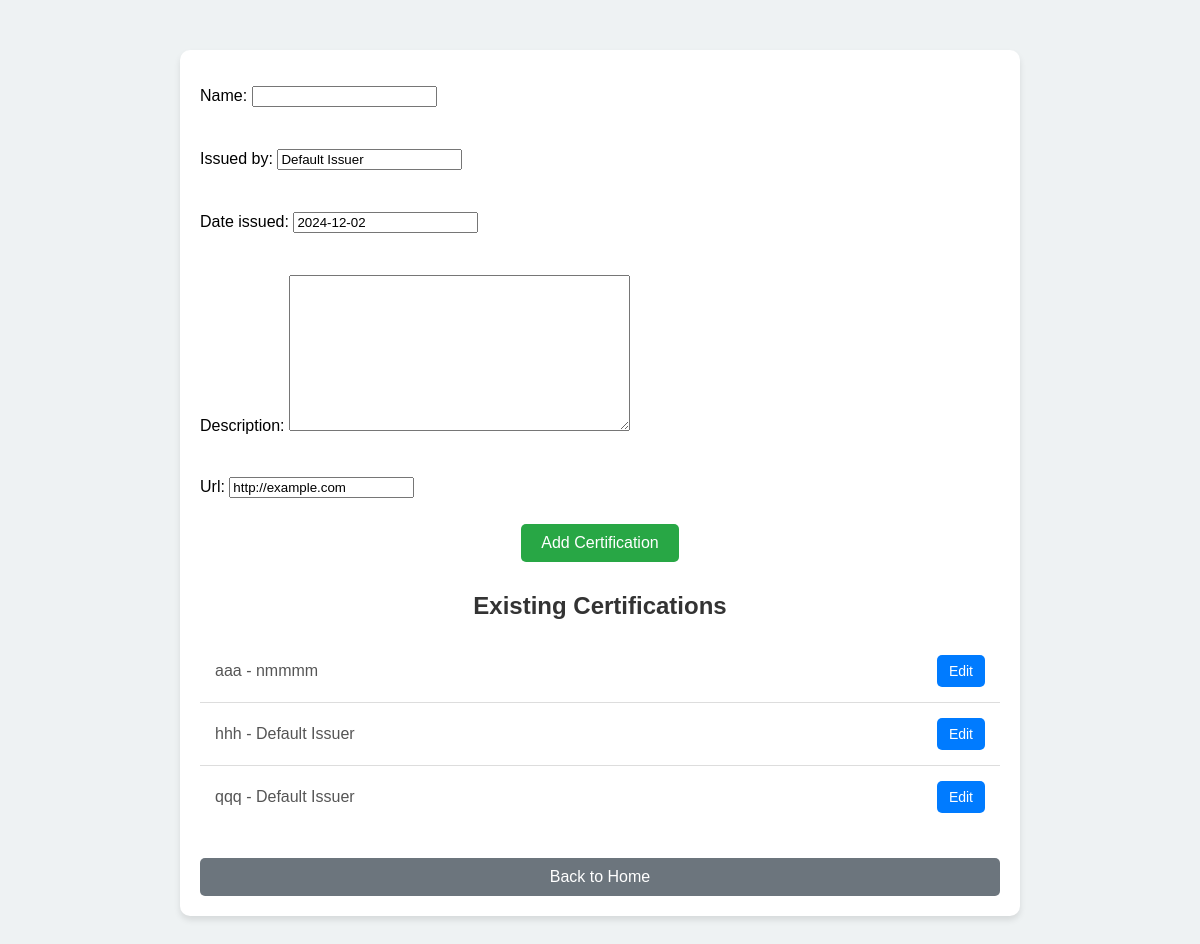
The app's page /add_certification/ (signed in) with its own data.
### Portfolio_app/models.py (models this page shows, shortened)
class Certification(models.Model):
    user = models.ForeignKey(User, on_delete=models.CASCADE)
    name = models.CharField(max_length=255)
    issued_by = models.CharField(max_length=255,default="Default Issuer")
    date_issued = models.DateField(default=now)
    url = models.URLField(default="http://example.com",blank=True,null=True)
    description = models.TextField(default="")

### Portfolio_app/views.py (the view)
# urls.py: path('add_certification/', views.add_certification, name='add_certification'),
@login_required
def add_certification(request):
    certifications = Certification.objects.filter(user=request.user)
    if request.method == 'POST':
        form = CertificationForm(request.POST)
        if form.is_valid():
            certification = form.save(commit=False)
            certification.user = request.user
            certification.save()
            return redirect('add_certification')
    else:
        form = CertificationForm()
    return render(request, 'add_certification.html', {
        'form': form,
        'certifications': certifications
    })

### Portfolio_app/forms.py
class CertificationForm(forms.ModelForm):
    class Meta:
        model = Certification
        fields = ['name', 'issued_by', 'date_issued', 'description', 'url']

### Portfolio_app/Templates/add_certification.html (shortened to what this page needs)
<!DOCTYPE html>
<html lang="en">
<head>
</head>
<body>
    <div class="container">
        <form method="post">
            {{ form.as_p }}
            <button type="submit">Add Certification</button>
        </form>
        <h2>Existing Certifications</h2>
        <div class="certification-list">
            {% for certification in certifications %}
            <div class="certification-item">
                <span>{{ certification.name }} - {{ certification.issued_by }}</span>
                <a href="{% url 'edit_certification' certification.id %}">Edit</a>
            </div>
            {% empty %}
            <p class="no-certifications">No certifications added yet.</p>
            {% endfor %}
        </div>
        <a href="{% url 'home' %}" class="back-link">Back to Home</a>
    </div>
</body>
</html>

### Portfolio_app/Templates/add_certification.html (style rules this page uses)
body { font-family: Arial, sans-serif; margin: 0; padding: 0; background-color: #eef2f3; }
.container { max-width: 800px; margin: 50px auto; padding: 20px; background: #fff; border-radius: 10px; box-shadow: 0 4px 6px rgba(0, 0, 0, 0.1); }
h1, h2 { text-align: center; color: #333; }
form { display: flex; flex-direction: column; gap: 10px; margin-bottom: 30px; }
form button { align-self: center; padding: 10px 20px; font-size: 16px; background-color: #28a745; color: white; border: none; border-radius: 5px; cursor: pointer; transition: background-color 0.3s ease; }
.certification-list { margin-top: 20px; }
.certification-item { display: flex; justify-content: space-between; align-items: center; padding: 15px; border-bottom: 1px solid #ddd; }
.certification-item:last-child { border-bottom: none; }
.certification-item span { font-size: 16px; color: #555; }
.certification-item a { padding: 8px 12px; text-decoration: none; font-size: 14px; color: white; background-color: #007bff; border-radius: 5px; transition: background-color 0.3s ease; }
.back-link { display: block; text-align: center; margin-top: 30px; font-size: 16px; color: white; background-color: #6c757d; padding: 10px 15px; border-radius: 5px; text-decoration: none; transition: background-color 0.3s ease; }

### records on screen
Certification: name "aaa", issued_by "nmmmm"
Certification: name "hhh", issued_by "Default Issuer"
Certification: name "qqq", issued_by "Default Issuer"
